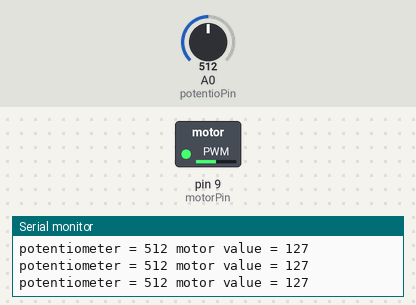
Simulated run of this sketch. Board: Arduino Uno, built with avr-gcc and run on an emulated ATmega328P. Shown: switched loads named in the sketch (green lamp = pin HIGH), the last lines printed to the serial monitor. Inputs (shaded band) come from the test bench; at power-on: A0 (potentioPin) = 512.

Above: at 1.2 s.
1.3 s: A0 (potentioPin) set to 409
At 2.6 s:
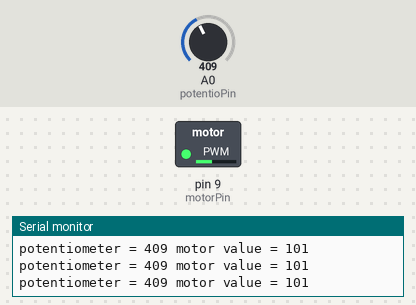
4.3 s: A0 (potentioPin) set to 389
At 4.9 s:
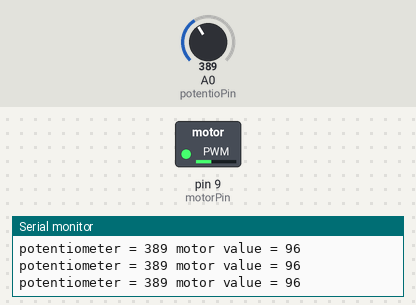
7.3 s: A0 (potentioPin) set to 43
At 8.5 s:
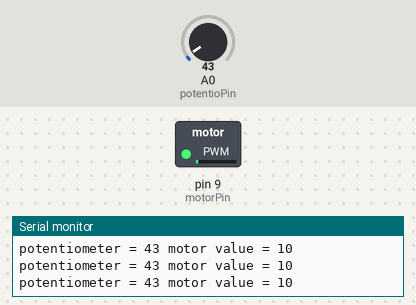
8.8 s: A0 (potentioPin) set to 37
At 9.6 s:
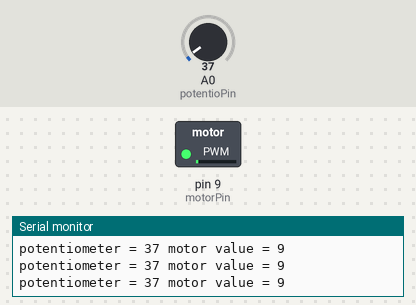
11.8 s: A0 (potentioPin) set to 11
At 12.9 s:
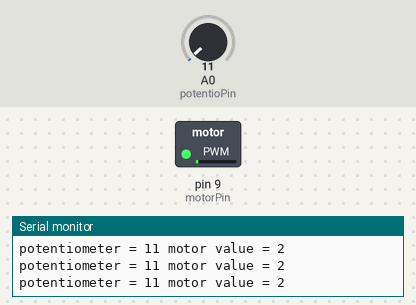
13.3 s: A0 (potentioPin) set to 8
At 13.9 s:
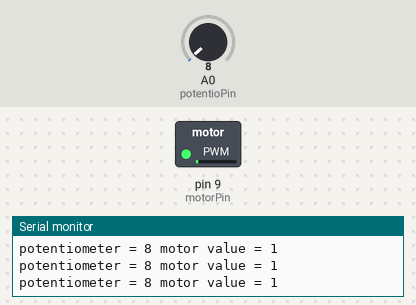
Timing chart, 0 to 16.3 s (numbered marks = the images above; inputs shaded):
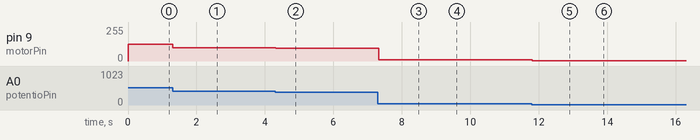

Measured:
- after the input at 1.3 s, pin 9 (motorPin): 127/255 → 101/255 at once
- after the input at 4.3 s, pin 9 (motorPin): 101/255 → 96/255 at once
- after the input at 7.3 s, pin 9 (motorPin): 96/255 → 10/255 at once
- after the input at 8.8 s, pin 9 (motorPin): 10/255 → 9/255 at once
- after the input at 11.8 s, pin 9 (motorPin): 9/255 → 2/255 at once
- after the input at 13.3 s, pin 9 (motorPin): 2/255 → 1/255 at once

The sketch:

speeding_motor_using_arduino1.ino
```cpp
// Setting the pin configuration of motor and potentiometer
int potentioPin = A0;
int motorPin = 9;

// Setting the initial values of motor and potentiometer
int potentioValue = 0;
int motorValue = 0;

void setup() {
 Serial.begin(9600);
}

void loop() {
 potentioValue = analogRead(potentioPin);      // Reading the input of potentiometer (0-1023)
 motorValue = map(potentioValue, 0, 1023, 0, 255);  // Scaling the motor values to range (0-255)
 analogWrite(motorPin, motorValue);              // Output the PWM signal to motorpin
 Serial.print("potentiometer = " );
 Serial.print(potentioValue);                // Printing the potentiometer value on serial monitor
 Serial.print(" motor value = ");
 Serial.println(motorValue);                 // Printing the motor value on serial monitor
 delay(2);                                   // Time delay to overcome motor inertia
}
```
